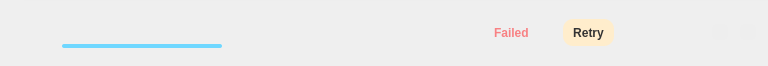
<?xml version="1.0" encoding="UTF-8"?>
<ui version="4.0">
 <class>TransferManagerItem</class>
 <widget class="QWidget" name="TransferManagerItem">
  <property name="geometry">
   <rect>
    <x>0</x>
    <y>0</y>
    <width>768</width>
    <height>66</height>
   </rect>
  </property>
  <property name="sizePolicy">
   <sizepolicy hsizetype="Expanding" vsizetype="Fixed">
    <horstretch>0</horstretch>
    <verstretch>0</verstretch>
   </sizepolicy>
  </property>
  <property name="minimumSize">
   <size>
    <width>0</width>
    <height>0</height>
   </size>
  </property>
  <property name="maximumSize">
   <size>
    <width>16777215</width>
    <height>16777215</height>
   </size>
  </property>
  <property name="windowTitle">
   <string/>
  </property>
  <property name="autoFillBackground">
   <bool>false</bool>
  </property>
  <property name="styleSheet">
   <string notr="true">*
{
  font-family: &quot;Lato&quot;;
}

TransferManagerItem2, TransferManagerItem
{
    height: 64px;
    min-height: 64px;
    max-height: 64px;
    background-color: transparent;
}

#itemSepLine
{
    height: 1px;
    min-height: 1px;
    max-height: 1px;
    border: none;
    background: #EEEEEE;
}

#sStatus, #sStatus QWidget
{
    padding: 0;
    margin: 0;
}

#sTransferState, #stateActive, #stateCompleted, #bItemSpeed, #lItemTime, #sStatus, #tFileType, #wSize, #wPauseResume, #wClearCancel, #wName, #lItemStatus, #lItemQueued, #lItemPaused
{
    height: 63px;
    min-height: 63px;
    max-height: 63px;
}

#tFileType
{
    width: 38px;
    min-width: 38px;
    max-width: 38px;
    qProperty-iconSize: 48px;
    background: transparent;
}

QPushButton, QToolButton
{
    border: none;
}

QPushButton
{
    background: transparent;
}

#wName
{
    width: 165px;
    min-width: 165px;
}

#lTransferName
{
    width: 170px;
    min-width: 170px;
    color: #333333;
    font-size: 14px;
    qProperty-alignment: 'AlignLeft | AlignBottom';
}

QProgressBar
{
    width: 160px;
    min-width: 50px;
    height: 4px;
    min-height: 4px;
    max-height: 4px;
    border:0px;
    border-radius: 2px;
    background-color: #EEEEEE;
}

QProgressBar::chunk
{
  background-color: #6FD7FF;
  border-radius: 2px;
  border:0px;
}

#lDone, #lTotal
{
  font-size: 12px;
  font-weight: bold;
  padding: 0;
  margin: 0;
}

#lDone
{
  color: #999999;
 qProperty-alignment: 'AlignLeft | AlignBottom';
}

#lTotal
{
  color: #333333;
 qProperty-alignment: 'AlignLeft | AlignTop';
}

#wSize, #wSize QLabel, #bItemSpeed
{
    width: 100px;
    min-width: 100px;
    max-width: 100px;
}

#bItemSpeed
{
  color: #333333;
  font-size: 12px;
  font-weight: bold;
  text-align: left;
    qProperty-iconSize: 12px;
}

#sStatus
{
    width: 120px;
    min-width: 120px;
    max-width: 120px;
}

#sStatus QLabel
{
    font-size: 12px;
    font-weight: bold;
    qProperty-alignment: 'AlignLeft | AlignVCenter';
    padding: 0;
    margin: 0;
}

#lItemStatus
{
  width: 120px;
  min-width: 120px;
  max-width: 120px;
  color: #00D26D;
}

#lItemQueued
{
  width: 120px;
  min-width: 120px;
  max-width: 120px;
  color: #666666;
}

#lItemPaused
{
  width: 120px;
  min-width: 120px;
  max-width: 120px;
  color: #FFA053;
}

#lItemFailed
{
  color: #F88183;
}

#lItemTime
{
    width: 92px;
    min-width: 92px;
    max-width: 92px;
    color: #333333;
    font-size: 12px;
    font-weight: bold;
    padding: 0;
    margin: 0;
}

#tItemRetry
{
    height: 24px;
    width: 48px;
    border-radius: 10px;
    background-color: #FFEDCC;
    color: #333333;
    font-size: 12px;
    font-weight: bold;
}

#wPauseResume, #wClearCancel
{
    width: 28px;
    min-width: 28px;
    max-width: 28px;
}

#tPauseResumeTransfer, #tCancelClearTransfer
{
    width: 16px;
    height: 16px;
    min-width: 16px;
    min-height: 16px;
    max-width: 16px;
    max-height: 16px;
    background-color: #EEEEEE;
    qProperty-iconSize: 16px;
    border-radius: 4px;
}</string>
  </property>
  <layout class="QVBoxLayout" name="verticalLayout_4">
   <property name="spacing">
    <number>0</number>
   </property>
   <property name="leftMargin">
    <number>24</number>
   </property>
   <property name="topMargin">
    <number>0</number>
   </property>
   <property name="rightMargin">
    <number>0</number>
   </property>
   <property name="bottomMargin">
    <number>0</number>
   </property>
   <item>
    <widget class="Line" name="itemSepLine">
     <property name="sizePolicy">
      <sizepolicy hsizetype="Expanding" vsizetype="Fixed">
       <horstretch>0</horstretch>
       <verstretch>0</verstretch>
      </sizepolicy>
     </property>
     <property name="orientation">
      <enum>Qt::Horizontal</enum>
     </property>
    </widget>
   </item>
   <item>
    <widget class="QStackedWidget" name="sTransferState">
     <property name="sizePolicy">
      <sizepolicy hsizetype="Expanding" vsizetype="Fixed">
       <horstretch>0</horstretch>
       <verstretch>0</verstretch>
      </sizepolicy>
     </property>
     <property name="currentIndex">
      <number>0</number>
     </property>
     <widget class="QWidget" name="stateActive">
      <property name="sizePolicy">
       <sizepolicy hsizetype="Expanding" vsizetype="Fixed">
        <horstretch>0</horstretch>
        <verstretch>0</verstretch>
       </sizepolicy>
      </property>
      <layout class="QHBoxLayout" name="stateActiveLayout">
       <property name="spacing">
        <number>0</number>
       </property>
       <property name="leftMargin">
        <number>0</number>
       </property>
       <property name="topMargin">
        <number>0</number>
       </property>
       <property name="rightMargin">
        <number>6</number>
       </property>
       <property name="bottomMargin">
        <number>0</number>
       </property>
       <item>
        <widget class="QToolButton" name="tFileType"/>
       </item>
       <item>
        <widget class="QWidget" name="wName" native="true">
         <property name="sizePolicy">
          <sizepolicy hsizetype="Expanding" vsizetype="Preferred">
           <horstretch>0</horstretch>
           <verstretch>0</verstretch>
          </sizepolicy>
         </property>
         <layout class="QVBoxLayout" name="wNameLayout">
          <property name="spacing">
           <number>0</number>
          </property>
          <property name="leftMargin">
           <number>0</number>
          </property>
          <property name="topMargin">
           <number>16</number>
          </property>
          <property name="rightMargin">
           <number>0</number>
          </property>
          <property name="bottomMargin">
           <number>8</number>
          </property>
          <item>
           <widget class="QLabel" name="lTransferName">
            <property name="sizePolicy">
             <sizepolicy hsizetype="Expanding" vsizetype="Preferred">
              <horstretch>0</horstretch>
              <verstretch>0</verstretch>
             </sizepolicy>
            </property>
            <property name="text">
             <string/>
            </property>
           </widget>
          </item>
          <item>
           <widget class="QWidget" name="wProgressBar" native="true">
            <layout class="QHBoxLayout" name="horizontalLayout">
             <property name="spacing">
              <number>0</number>
             </property>
             <property name="leftMargin">
              <number>0</number>
             </property>
             <property name="topMargin">
              <number>0</number>
             </property>
             <property name="rightMargin">
              <number>0</number>
             </property>
             <property name="bottomMargin">
              <number>0</number>
             </property>
             <item>
              <widget class="QProgressBar" name="pbTransfer">
               <property name="sizePolicy">
                <sizepolicy hsizetype="Fixed" vsizetype="Fixed">
                 <horstretch>0</horstretch>
                 <verstretch>0</verstretch>
                </sizepolicy>
               </property>
               <property name="maximum">
                <number>1000</number>
               </property>
               <property name="value">
                <number>1000</number>
               </property>
               <property name="textVisible">
                <bool>false</bool>
               </property>
               <property name="invertedAppearance">
                <bool>false</bool>
               </property>
               <property name="format">
                <string/>
               </property>
              </widget>
             </item>
             <item>
              <spacer name="hsProgressBar">
               <property name="orientation">
                <enum>Qt::Horizontal</enum>
               </property>
               <property name="sizeHint" stdset="0">
                <size>
                 <width>40</width>
                 <height>20</height>
                </size>
               </property>
              </spacer>
             </item>
            </layout>
           </widget>
          </item>
         </layout>
        </widget>
       </item>
       <item>
        <widget class="QWidget" name="wSize" native="true">
         <property name="sizePolicy">
          <sizepolicy hsizetype="Fixed" vsizetype="Fixed">
           <horstretch>0</horstretch>
           <verstretch>0</verstretch>
          </sizepolicy>
         </property>
         <layout class="QVBoxLayout" name="wSizeLayout">
          <property name="spacing">
           <number>0</number>
          </property>
          <property name="leftMargin">
           <number>0</number>
          </property>
          <property name="topMargin">
           <number>8</number>
          </property>
          <property name="rightMargin">
           <number>0</number>
          </property>
          <property name="bottomMargin">
           <number>8</number>
          </property>
          <item>
           <widget class="QLabel" name="lDone">
            <property name="text">
             <string/>
            </property>
           </widget>
          </item>
          <item>
           <widget class="QLabel" name="lTotal">
            <property name="text">
             <string/>
            </property>
           </widget>
          </item>
         </layout>
        </widget>
       </item>
       <item>
        <widget class="QPushButton" name="bItemSpeed">
         <property name="sizePolicy">
          <sizepolicy hsizetype="Fixed" vsizetype="Fixed">
           <horstretch>0</horstretch>
           <verstretch>0</verstretch>
          </sizepolicy>
         </property>
         <property name="text">
          <string/>
         </property>
        </widget>
       </item>
       <item>
        <widget class="QStackedWidget" name="sStatus">
         <property name="sizePolicy">
          <sizepolicy hsizetype="Fixed" vsizetype="Fixed">
           <horstretch>0</horstretch>
           <verstretch>0</verstretch>
          </sizepolicy>
         </property>
         <property name="currentIndex">
          <number>3</number>
         </property>
         <widget class="QWidget" name="pActive">
          <widget class="QLabel" name="lItemStatus">
           <property name="geometry">
            <rect>
             <x>0</x>
             <y>0</y>
             <width>120</width>
             <height>63</height>
            </rect>
           </property>
          </widget>
         </widget>
         <widget class="QWidget" name="pQueued">
          <widget class="QLabel" name="lItemQueued">
           <property name="geometry">
            <rect>
             <x>0</x>
             <y>0</y>
             <width>120</width>
             <height>63</height>
            </rect>
           </property>
           <property name="text">
            <string>Queued</string>
           </property>
          </widget>
         </widget>
         <widget class="QWidget" name="pPaused">
          <widget class="QLabel" name="lItemPaused">
           <property name="geometry">
            <rect>
             <x>0</x>
             <y>0</y>
             <width>120</width>
             <height>63</height>
            </rect>
           </property>
           <property name="text">
            <string>Paused</string>
           </property>
          </widget>
         </widget>
         <widget class="QWidget" name="pFailed">
          <layout class="QHBoxLayout" name="pFailedLayout">
           <property name="spacing">
            <number>0</number>
           </property>
           <property name="leftMargin">
            <number>0</number>
           </property>
           <property name="topMargin">
            <number>0</number>
           </property>
           <property name="rightMargin">
            <number>0</number>
           </property>
           <property name="bottomMargin">
            <number>0</number>
           </property>
           <item>
            <widget class="QLabel" name="lItemFailed">
             <property name="text">
              <string>Failed</string>
             </property>
            </widget>
           </item>
           <item>
            <widget class="QToolButton" name="tItemRetry">
             <property name="text">
              <string>Retry</string>
             </property>
            </widget>
           </item>
          </layout>
         </widget>
        </widget>
       </item>
       <item>
        <widget class="QLabel" name="lItemTime">
         <property name="sizePolicy">
          <sizepolicy hsizetype="Fixed" vsizetype="Fixed">
           <horstretch>0</horstretch>
           <verstretch>0</verstretch>
          </sizepolicy>
         </property>
        </widget>
       </item>
       <item alignment="Qt::AlignHCenter|Qt::AlignVCenter">
        <widget class="QWidget" name="wPauseResume" native="true">
         <layout class="QHBoxLayout" name="wPauseResumeLayout">
          <property name="spacing">
           <number>0</number>
          </property>
          <property name="leftMargin">
           <number>0</number>
          </property>
          <property name="topMargin">
           <number>0</number>
          </property>
          <property name="rightMargin">
           <number>0</number>
          </property>
          <property name="bottomMargin">
           <number>0</number>
          </property>
          <item>
           <widget class="QToolButton" name="tPauseResumeTransfer">
            <property name="icon">
             <iconset resource="../Resources_linux.qrc">
              <normaloff>:/images/pause_ico.png</normaloff>:/images/pause_ico.png</iconset>
            </property>
           </widget>
          </item>
         </layout>
        </widget>
       </item>
       <item alignment="Qt::AlignHCenter|Qt::AlignVCenter">
        <widget class="QWidget" name="wClearCancel" native="true">
         <layout class="QHBoxLayout" name="wClearCancelLayout">
          <property name="spacing">
           <number>0</number>
          </property>
          <property name="leftMargin">
           <number>0</number>
          </property>
          <property name="topMargin">
           <number>0</number>
          </property>
          <property name="rightMargin">
           <number>0</number>
          </property>
          <property name="bottomMargin">
           <number>0</number>
          </property>
          <item>
           <widget class="QToolButton" name="tCancelClearTransfer">
            <property name="icon">
             <iconset resource="../Resources_linux.qrc">
              <normaloff>:/images/clear_ico.png</normaloff>:/images/clear_ico.png</iconset>
            </property>
           </widget>
          </item>
         </layout>
        </widget>
       </item>
      </layout>
     </widget>
     <widget class="QWidget" name="stateCompleted">
      <property name="sizePolicy">
       <sizepolicy hsizetype="Expanding" vsizetype="Expanding">
        <horstretch>0</horstretch>
        <verstretch>0</verstretch>
       </sizepolicy>
      </property>
      <layout class="QHBoxLayout" name="horizontalLayout_5">
       <property name="spacing">
        <number>0</number>
       </property>
       <property name="leftMargin">
        <number>22</number>
       </property>
       <property name="topMargin">
        <number>0</number>
       </property>
       <property name="rightMargin">
        <number>0</number>
       </property>
       <property name="bottomMargin">
        <number>0</number>
       </property>
       <item>
        <widget class="QWidget" name="wContainerLeftCompleted" native="true">
         <layout class="QVBoxLayout" name="verticalLayout_2">
          <property name="spacing">
           <number>0</number>
          </property>
          <property name="leftMargin">
           <number>0</number>
          </property>
          <property name="topMargin">
           <number>0</number>
          </property>
          <property name="rightMargin">
           <number>0</number>
          </property>
          <property name="bottomMargin">
           <number>0</number>
          </property>
          <item>
           <widget class="QWidget" name="widgetCompleted" native="true">
            <layout class="QHBoxLayout" name="horizontalLayout_4">
             <property name="spacing">
              <number>1</number>
             </property>
             <property name="leftMargin">
              <number>0</number>
             </property>
             <property name="topMargin">
              <number>0</number>
             </property>
             <property name="rightMargin">
              <number>0</number>
             </property>
             <property name="bottomMargin">
              <number>0</number>
             </property>
             <item>
              <widget class="QPushButton" name="lTransferTypeCompleted">
               <property name="minimumSize">
                <size>
                 <width>12</width>
                 <height>12</height>
                </size>
               </property>
               <property name="maximumSize">
                <size>
                 <width>12</width>
                 <height>12</height>
                </size>
               </property>
               <property name="text">
                <string/>
               </property>
               <property name="iconSize">
                <size>
                 <width>12</width>
                 <height>12</height>
                </size>
               </property>
              </widget>
             </item>
             <item>
              <widget class="QPushButton" name="lFileTypeCompleted">
               <property name="text">
                <string/>
               </property>
               <property name="iconSize">
                <size>
                 <width>20</width>
                 <height>22</height>
                </size>
               </property>
              </widget>
             </item>
             <item>
              <widget class="QLabel" name="lTransferNameCompleted">
               <property name="minimumSize">
                <size>
                 <width>200</width>
                 <height>0</height>
                </size>
               </property>
               <property name="maximumSize">
                <size>
                 <width>200</width>
                 <height>16777215</height>
                </size>
               </property>
               <property name="styleSheet">
                <string notr="true">padding-bottom: 1px;</string>
               </property>
               <property name="text">
                <string/>
               </property>
              </widget>
             </item>
             <item>
              <spacer name="horizontalSpacer_3">
               <property name="orientation">
                <enum>Qt::Horizontal</enum>
               </property>
               <property name="sizeHint" stdset="0">
                <size>
                 <width>30</width>
                 <height>16</height>
                </size>
               </property>
              </spacer>
             </item>
             <item>
              <widget class="QPushButton" name="lCompleted">
               <property name="minimumSize">
                <size>
                 <width>12</width>
                 <height>12</height>
                </size>
               </property>
               <property name="maximumSize">
                <size>
                 <width>12</width>
                 <height>12</height>
                </size>
               </property>
               <property name="text">
                <string/>
               </property>
               <property name="iconSize">
                <size>
                 <width>12</width>
                 <height>12</height>
                </size>
               </property>
              </widget>
             </item>
             <item>
              <widget class="QLabel" name="lTotalCompleted">
               <property name="minimumSize">
                <size>
                 <width>80</width>
                 <height>0</height>
                </size>
               </property>
               <property name="maximumSize">
                <size>
                 <width>80</width>
                 <height>16777215</height>
                </size>
               </property>
               <property name="styleSheet">
                <string notr="true">padding-left: 8px;</string>
               </property>
               <property name="text">
                <string/>
               </property>
               <property name="alignment">
                <set>Qt::AlignRight|Qt::AlignTrailing|Qt::AlignVCenter</set>
               </property>
              </widget>
             </item>
            </layout>
           </widget>
          </item>
         </layout>
        </widget>
       </item>
       <item>
        <widget class="QWidget" name="wContainerRightCompleted" native="true">
         <layout class="QHBoxLayout" name="horizontalLayout_6">
          <property name="spacing">
           <number>9</number>
          </property>
          <property name="leftMargin">
           <number>13</number>
          </property>
          <property name="topMargin">
           <number>0</number>
          </property>
          <property name="rightMargin">
           <number>0</number>
          </property>
          <property name="bottomMargin">
           <number>0</number>
          </property>
          <item>
           <widget class="QLabel" name="lActionTypeCompleted">
            <property name="minimumSize">
             <size>
              <width>32</width>
              <height>32</height>
             </size>
            </property>
            <property name="maximumSize">
             <size>
              <width>32</width>
              <height>32</height>
             </size>
            </property>
            <property name="text">
             <string/>
            </property>
           </widget>
          </item>
          <item>
           <widget class="QLabel" name="lRemainingTimeCompleted">
            <property name="minimumSize">
             <size>
              <width>90</width>
              <height>0</height>
             </size>
            </property>
            <property name="maximumSize">
             <size>
              <width>90</width>
              <height>16777215</height>
             </size>
            </property>
            <property name="text">
             <string/>
            </property>
            <property name="alignment">
             <set>Qt::AlignRight|Qt::AlignTrailing|Qt::AlignVCenter</set>
            </property>
           </widget>
          </item>
          <item>
           <widget class="QPushButton" name="lCancelTransferCompleted">
            <property name="minimumSize">
             <size>
              <width>12</width>
              <height>12</height>
             </size>
            </property>
            <property name="maximumSize">
             <size>
              <width>12</width>
              <height>12</height>
             </size>
            </property>
            <property name="text">
             <string/>
            </property>
            <property name="icon">
             <iconset resource="../Resources_macx.qrc">
              <normaloff>:/images/clear_item_ico.png</normaloff>:/images/clear_item_ico.png</iconset>
            </property>
            <property name="iconSize">
             <size>
              <width>12</width>
              <height>12</height>
             </size>
            </property>
           </widget>
          </item>
         </layout>
        </widget>
       </item>
      </layout>
     </widget>
    </widget>
   </item>
  </layout>
 </widget>
 <resources>
  <include location="../Resources_linux.qrc"/>
 </resources>
 <connections/>
</ui>
